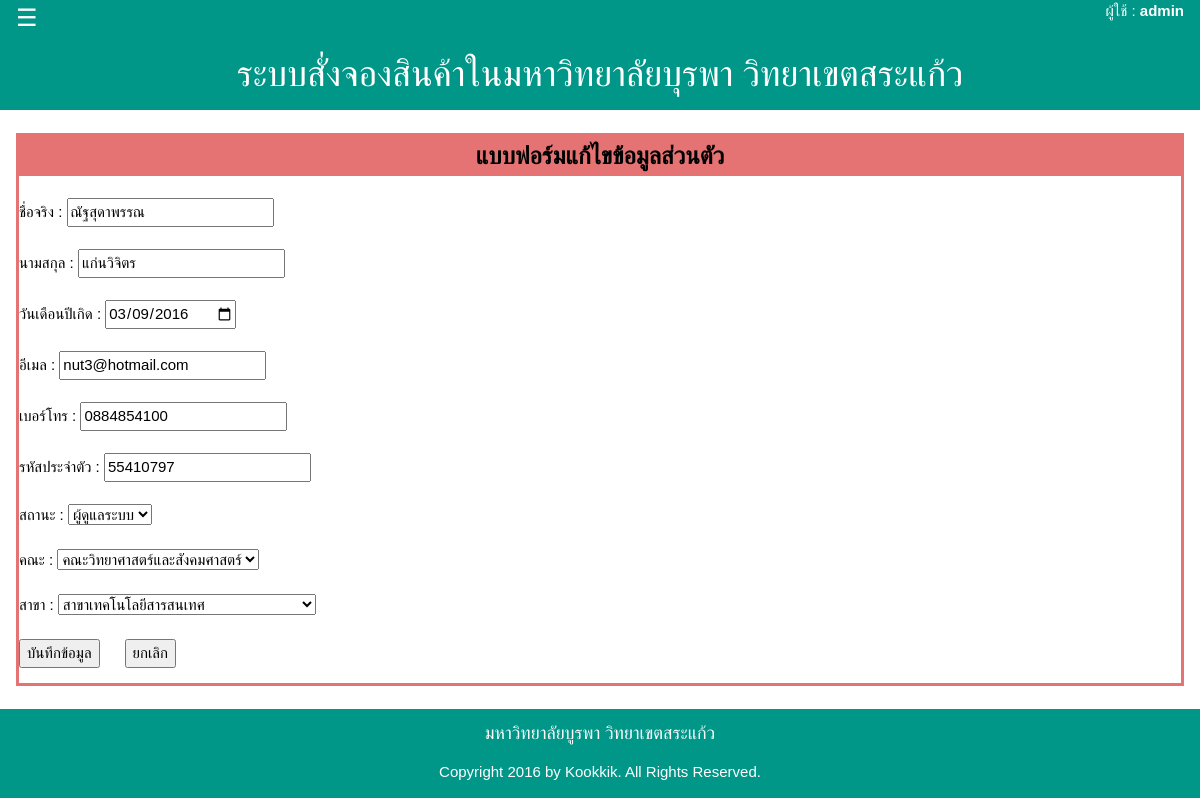
Page /source/edit_person_admin.php (signed in) on the committed database.
### tables this page shows
CREATE TABLE `person` (
  `Person_Id` int(10) unsigned NOT NULL auto_increment,
  `Title_Id` varchar(20) NOT NULL,
  `Person_Fname` varchar(50) default NULL,
  `Person_Lname` varchar(50) default NULL,
  `Person_Birthday` date default NULL,
  `Person_email` varchar(50) default NULL,
  `Person_Phone` int(10) unsigned zerofill default NULL,
  `Person_Username` varchar(20) NOT NULL,
  `Person_Password` varchar(30) NOT NULL,
  `Person_UniversityCode` int(10) unsigned NOT NULL,
  `Person_Position` varchar(10) NOT NULL,
  `Fac_Id` int(11) NOT NULL,
  `Branch_Id` int(11) NOT NULL,
  PRIMARY KEY  (`Person_Id`)
);

CREATE TABLE `faculty` (
  `Fac_Id` int(11) NOT NULL auto_increment,
  `Fac_Name` varchar(30) NOT NULL,
  PRIMARY KEY  (`Fac_Id`)
);

CREATE TABLE `branch` (
  `Branch_Id` int(11) NOT NULL auto_increment,
  `Branch_Name` varchar(100) NOT NULL,
  `Fac_Id` int(11) NOT NULL,
  PRIMARY KEY  (`Branch_Id`)
);

### source/edit_person_admin.php (the view, shortened to what this page needs)
<?php
include ("layout.php");
include ("config.php");
	$strSQL = "SELECT * FROM person WHERE Person_Username='".$_SESSION[strUsername]."'";
	$objQuery = $mysqli->query($strSQL);
	$objResult = $objQuery->fetch_assoc();
	$Fname=$objResult[Person_Fname];
	$Lname=$objResult[Person_Lname];
	$Birthday=$objResult[Person_Birthday];
	$Email=$objResult[Person_email];
	$Phone=$objResult[Person_Phone];
	$UniCode=$objResult[Person_UniversityCode];
	$strSQLfaculty = "SELECT * FROM faculty WHERE Fac_Id='".$objResult[Fac_Id]."'";
	$objQueryfaculty = $mysqli->query($strSQLfaculty);
	$objResultfaculty = $objQueryfaculty->fetch_assoc();
	$Faculty=$objResultfaculty[Fac_Name];
	$strSQLbranch = "SELECT * FROM branch WHERE Branch_Id='".$objResult[Branch_Id]."'";
	$objQuerybranch = $mysqli->query($strSQLbranch);
	$objResultbranch = $objQuerybranch->fetch_assoc();
	$Branch=$objResultbranch[Branch_Name];
 ?>
 <div id="kk-content">
	<div class="w3-container">
<br />
<table width="100%" border="0" align="center" cellpadding="0" cellspacing="0">
  <tr>
    <td  valign="top">
		<table width="100%" height="260" border="2" align="center" cellpadding="0" cellspacing="0" bordercolor="#E57373">
	<tr>
    <td  valign="top">
	<table width="100%" height="260" border="0" align="center" cellpadding="0" cellspacing="0" id="details1">
		<tr>
<td colspan="2" height = "40" bgcolor="#E57373"><div align="center"><strong><font size = "5">แบบฟอร์มแก้ไขข้อมูลส่วนตัว</font></strong></div></td>
        </tr>
      <tr>
        <td>
<form name="frm" action="save_person.php" method="post" onSubmit="return chkForm();">
 <br />
	<?php
echo "ชื่อจริง  : <input type='text' name ='txtFname' value='".$Fname."'><br /><br />";
echo "นามสกุล  : <input type='text' name ='txtLname' value='".$Lname."'><br /><br />";
echo "วันเดือนปีเกิด : ";
?>
<input type='date' name ='birthday' value='<?=$Birthday?>'>
<br /><br />
<?php
echo "อีเมล  : <input type='text' name ='txtemail'  value='".$Email."'><br /><br />";
echo "เบอร์โทร : <input type='tel' name ='txtPhone'   value='".$Phone."' id ='Phone' minlength = '9' maxlength = '10'><br /><br />";
echo "รหัสประจำตัว  : <input type='int' name ='txtUniversityCode'   value='".$UniCode."' id ='Unicode'><br /><br />";
echo "สถานะ  : ";?>
    <select name = 'txtPosition' id="Position">
			<option value="admin">ผู้ดูแลระบบ</option>
    </select><br /><br />
    <a id="showFac">คณะ : </a>
    <select name = 'Faculty' id="Faculty">
		<?
			if($objResult[Fac_Id]!=null){
				echo "<option value='$objResult[Fac_Id]'>$Faculty</option>";
			}else{
				echo "<option value=''>เลือกคณะ</option>";
			}
		?>
    </select><br /><br />
    <a id="showBranch">สาขา : </a>
    <select name = 'Branch' id="Branch">
		<?
			if($objResult[Branch_Id]!=null){
				echo "<option value='$objResult[Branch_Id]'>$Branch</option>";
			}else{
				echo "<option value=''>เลือกสาขา</option>";
			}
		?>
    </select>
<br /><br />
<input type="submit" name="button" id="button" value="บันทึกข้อมูล" id = "submit">&nbsp; &nbsp; &nbsp;
<input name="" id="" type="button" onClick="Javascript:history.back();" value="ยกเลิก" />
</form>
			</td>
          </tr>
        </table>
		</td>
		</tr>
        </table>
		</td>
		</tr>
</table>
<br />
		</div>
</div>

### source/css/w3.css (style rules this page uses)
*,*:before,*:after { box-sizing:inherit }
html { -ms-text-size-adjust:100%;-webkit-text-size-adjust:100% }
body { margin:0 }
a { background-color:transparent;-webkit-text-decoration-skip:objects }
button,input,select,textarea { font:inherit;margin:0 }
button,input { overflow:visible }
button,select { text-transform:none }
button,html [type=button],[type=reset],[type=submit] { -webkit-appearance:button }
html,body { font-family:Verdana,sans-serif;font-size:15px;line-height:1.5 }
html { overflow-x:hidden }
a { color:inherit }
.w3-container:after,.w3-panel:after,.w3-row:after,.w3-row-padding:after,.w3-topnav:after,.w3-clear:after,.w3-btn-group:before,.w3-btn-group:after,.w3-btn-bar:before,.w3-btn-bar:after { content:"";display:table;clear:both }
.w3-container { padding:0.01em 16px }

### rows in the picture
person: txtFname "ณัฐสุดาพรรณ", txtLname "แก่นวิจิตร", birthday "03/09/2016", txtemail "nut3@hotmail.com", txtPhone "0884854100", txtUniversityCode "55410797", Faculty "คณะวิทยาศาสตร์และสังคมศาสตร์", Branch "สาขาเทคโนโลยีสารสนเทศ"

### other values in the picture
$_SESSION["strUsername"] "admin"
